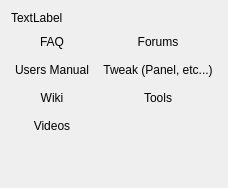
       <widget class="QWidget" name="GetHelp">
        <attribute name="title">
         <string>Getting Help</string>
        </attribute>
        <layout class="QGridLayout" name="gridLayout_48">
         <item row="0" column="0">
          <layout class="QGridLayout" name="gridLayout_47">
           <item row="1" column="1">
            <widget class="FlatButton" name="buttonForum">
             <property name="sizePolicy">
              <sizepolicy hsizetype="Minimum" vsizetype="Fixed">
               <horstretch>0</horstretch>
               <verstretch>0</verstretch>
              </sizepolicy>
             </property>
             <property name="focusPolicy">
              <enum>Qt::NoFocus</enum>
             </property>
             <property name="text">
              <string>Forums</string>
             </property>
             <property name="icon">
              <iconset>
               <normaloff>:/icons/forums.png</normaloff>:/icons/forums.png</iconset>
             </property>
             <property name="iconSize">
              <size>
               <width>42</width>
               <height>42</height>
              </size>
             </property>
             <property name="autoDefault">
              <bool>true</bool>
             </property>
             <property name="flat">
              <bool>true</bool>
             </property>
            </widget>
           </item>
           <item row="1" column="0">
            <widget class="FlatButton" name="buttonFAQ">
             <property name="focusPolicy">
              <enum>Qt::NoFocus</enum>
             </property>
             <property name="text">
              <string>FAQ</string>
             </property>
             <property name="iconSize">
              <size>
               <width>42</width>
               <height>42</height>
              </size>
             </property>
             <property name="autoDefault">
              <bool>true</bool>
             </property>
             <property name="flat">
              <bool>true</bool>
             </property>
            </widget>
           </item>
           <item row="7" column="0">
            <spacer name="verticalSpacer">
             <property name="orientation">
              <enum>Qt::Vertical</enum>
             </property>
             <property name="sizeHint" stdset="0">
              <size>
               <width>20</width>
               <height>40</height>
              </size>
             </property>
            </spacer>
           </item>
           <item row="0" column="0">
            <widget class="QLabel" name="label">
             <property name="text">
              <string>TextLabel</string>
             </property>
            </widget>
           </item>
           <item row="2" column="1">
            <widget class="FlatButton" name="buttonFacebook">
             <property name="focusPolicy">
              <enum>Qt::NoFocus</enum>
             </property>
             <property name="text">
              <string>Tweak (Panel, etc...)</string>
             </property>
             <property name="icon">
              <iconset>
               <normaloff>:/icons/mxwelcome-icon-panel-orient.png</normaloff>:/icons/mxwelcome-icon-panel-orient.png</iconset>
             </property>
             <property name="iconSize">
              <size>
               <width>42</width>
               <height>42</height>
              </size>
             </property>
             <property name="autoDefault">
              <bool>true</bool>
             </property>
             <property name="flat">
              <bool>true</bool>
             </property>
            </widget>
           </item>
           <item row="2" column="0">
            <widget class="FlatButton" name="buttonManual">
             <property name="sizePolicy">
              <sizepolicy hsizetype="Minimum" vsizetype="Fixed">
               <horstretch>0</horstretch>
               <verstretch>0</verstretch>
              </sizepolicy>
             </property>
             <property name="focusPolicy">
              <enum>Qt::NoFocus</enum>
             </property>
             <property name="text">
              <string>Users Manual</string>
             </property>
             <property name="icon">
              <iconset>
               <normaloff>:/icons/users-manual.png</normaloff>:/icons/users-manual.png</iconset>
             </property>
             <property name="iconSize">
              <size>
               <width>42</width>
               <height>42</height>
              </size>
             </property>
             <property name="autoDefault">
              <bool>true</bool>
             </property>
             <property name="flat">
              <bool>true</bool>
             </property>
            </widget>
           </item>
           <item row="3" column="0">
            <widget class="FlatButton" name="buttonWiki">
             <property name="sizePolicy">
              <sizepolicy hsizetype="Minimum" vsizetype="Fixed">
               <horstretch>0</horstretch>
               <verstretch>0</verstretch>
              </sizepolicy>
             </property>
             <property name="focusPolicy">
              <enum>Qt::NoFocus</enum>
             </property>
             <property name="text">
              <string>Wiki</string>
             </property>
             <property name="icon">
              <iconset>
               <normaloff>:/icons/wiki.png</normaloff>:/icons/wiki.png</iconset>
             </property>
             <property name="iconSize">
              <size>
               <width>42</width>
               <height>42</height>
              </size>
             </property>
             <property name="autoDefault">
              <bool>true</bool>
             </property>
             <property name="flat">
              <bool>true</bool>
             </property>
            </widget>
           </item>
           <item row="5" column="0">
            <widget class="FlatButton" name="buttonVideo">
             <property name="sizePolicy">
              <sizepolicy hsizetype="Minimum" vsizetype="Fixed">
               <horstretch>0</horstretch>
               <verstretch>0</verstretch>
              </sizepolicy>
             </property>
             <property name="focusPolicy">
              <enum>Qt::NoFocus</enum>
             </property>
             <property name="text">
              <string>Videos</string>
             </property>
             <property name="icon">
              <iconset>
               <normaloff>:/icons/videos.png</normaloff>:/icons/videos.png</iconset>
             </property>
             <property name="iconSize">
              <size>
               <width>42</width>
               <height>42</height>
              </size>
             </property>
             <property name="autoDefault">
              <bool>true</bool>
             </property>
             <property name="flat">
              <bool>true</bool>
             </property>
            </widget>
           </item>
           <item row="3" column="1">
            <widget class="FlatButton" name="buttonReddit">
             <property name="focusPolicy">
              <enum>Qt::NoFocus</enum>
             </property>
             <property name="text">
              <string>Tools</string>
             </property>
             <property name="icon">
              <iconset>
               <normaloff>:/icons/tools.png</normaloff>:/icons/tools.png</iconset>
             </property>
             <property name="iconSize">
              <size>
               <width>42</width>
               <height>42</height>
              </size>
             </property>
             <property name="autoDefault">
              <bool>true</bool>
             </property>
             <property name="flat">
              <bool>true</bool>
             </property>
            </widget>
           </item>
          </layout>
         </item>
        </layout>
       </widget>
